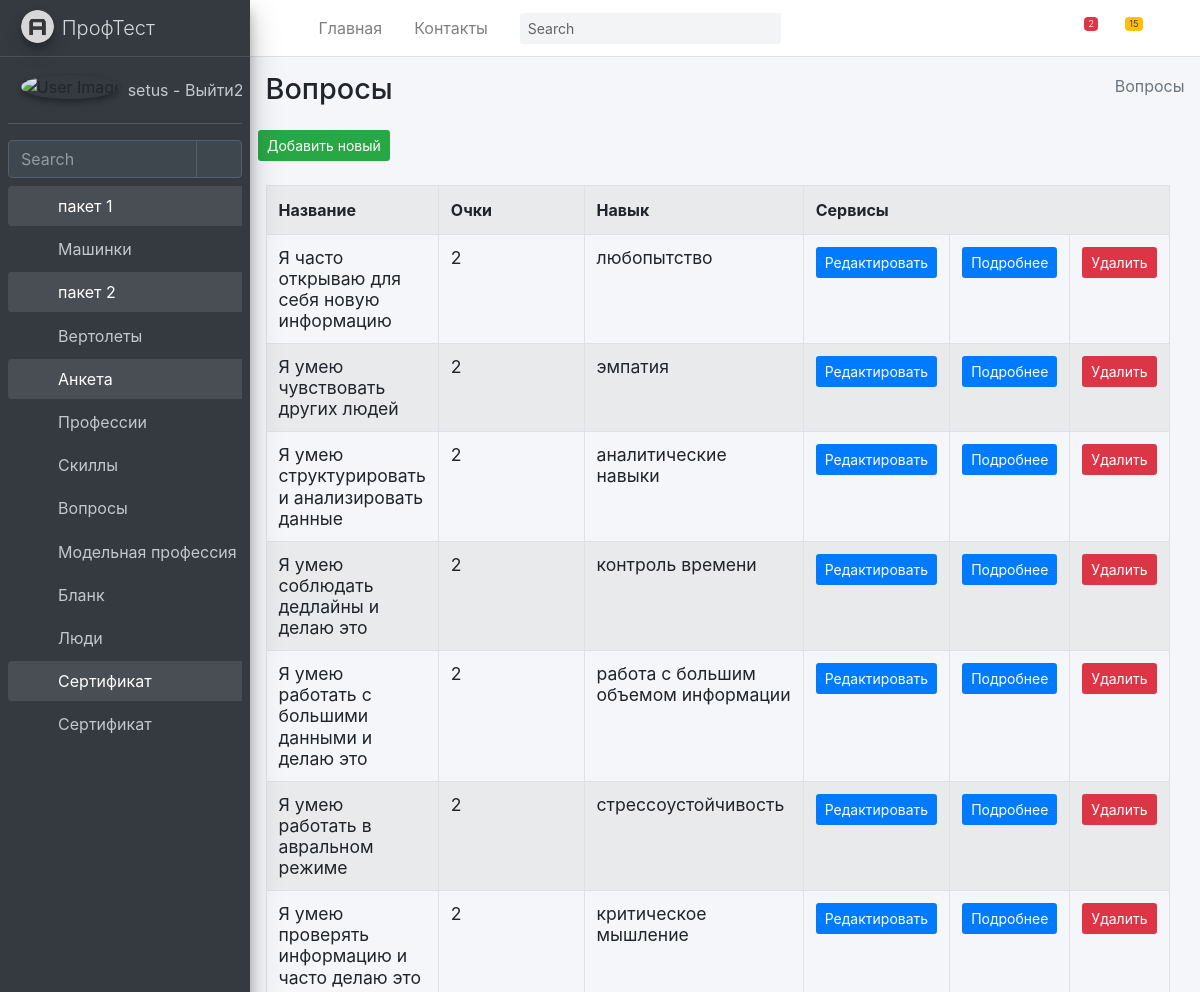
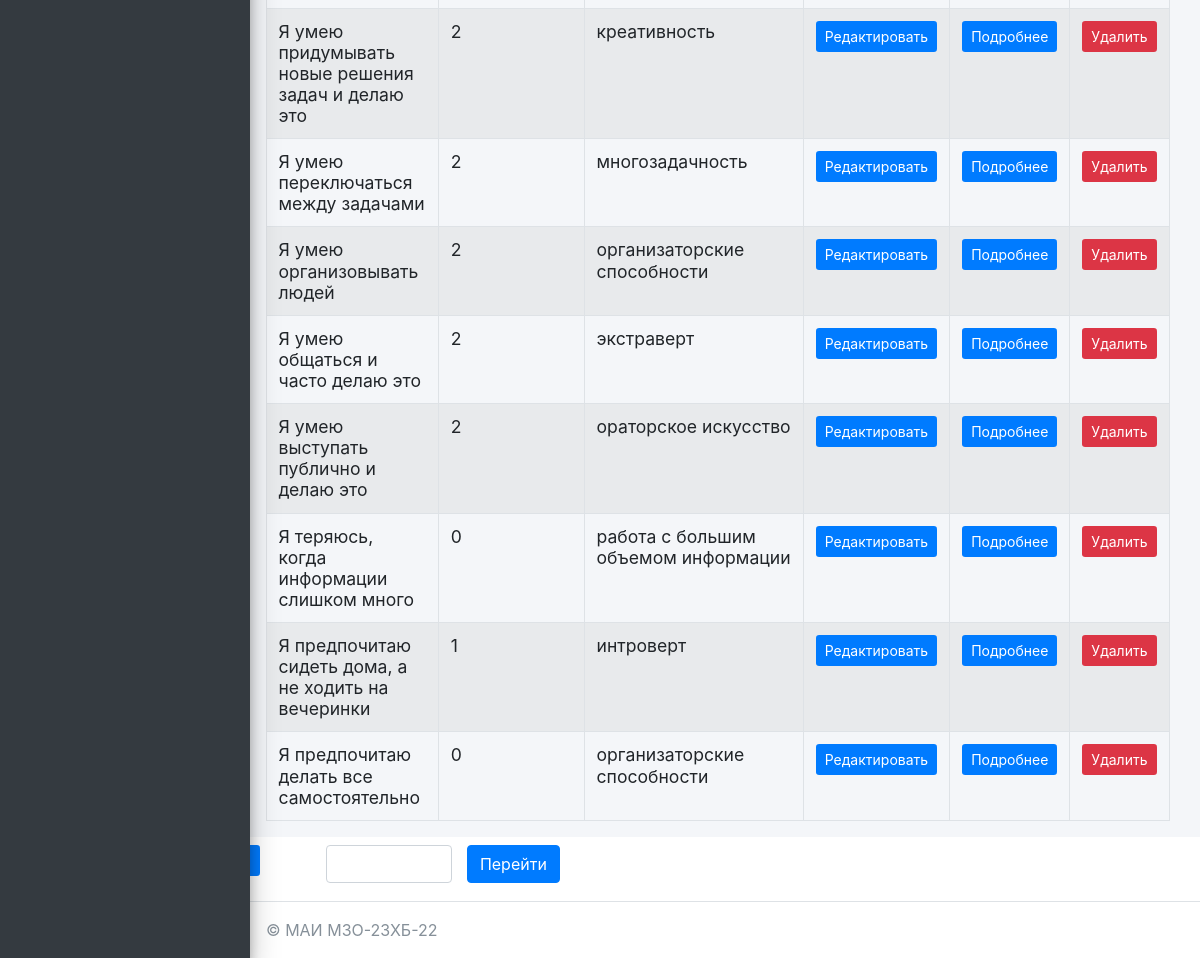
The page /anketa/questions/ (signed in) on the database its author committed (2 pictures, top to bottom).
### mysite/anketa/models.py (models this page shows, shortened)
class Questions(models.Model):
    title = models.TextField(max_length=50, verbose_name="Название")
    score = models.PositiveIntegerField(verbose_name="Очки")
    skills = models.ForeignKey(Skills, on_delete=models.PROTECT, verbose_name="Навык", related_name="SkillsQuestions")
    class Meta:
        ordering = ["-title"]
        verbose_name = "Вопрос"
        verbose_name_plural = "Вопросы"

class Skills(models.Model):
    title = models.TextField(max_length=50, verbose_name="Название")
    class Meta:
        ordering = ["-title"]
        verbose_name = "Навык"
        verbose_name_plural = "Навыки"
    def __str__(self):
        return self.title

### mysite/anketa/views.py (the view)
# urls.py: path('questions/', QuestionsView.as_view(), name='questions'),
@method_decorator(login_required(login_url='/login/'), name='dispatch')
class QuestionsView(ListView):
	model = Questions
	context_object_name = 'questions_list'
	success_url = reverse_lazy('anketa:QuestionsView')
	paginate_by = item_for_page
	def get_context_data(self, *, object_list=None, **kwargs):
		context = super(QuestionsView,self).get_context_data(**kwargs)
		context['sometry'] = self.model._meta.verbose_name_plural
		context['col1name'] = self.model._meta.get_field("title").verbose_name
		context['col2name'] = self.model._meta.get_field("score").verbose_name
		context['col3name'] = self.model._meta.get_field("skills").verbose_name
		context['collastname'] = 'Cервисы'
		return context

### mysite/anketa/templates/anketa/questions_list.html (shortened to what this page needs)
{% extends "anketa/base.html" %}
{% block content %}
{% load anketa_tags %}
<div class="content-wrapper">
    {% block sidebar %}
    {% include 'anketa/includes/_breadcrumb.html' %}
    {% endblock %}
    <section class="content">
        <button class="btn bg-success btn-sm">
            <a href="{% url 'anketa:QuestionsCreate' %}" class=''>
                Добавить новый
            </a>
        </button>
        <br><br>
        <div class="container-fluid row">
            <div class="col-md-12">
                <table class="table table-striped table-bordered ">
                    <tr>
                        <th class="w-10">{{ col1name }}</th>
                        <th class="w-25">{{ col2name }}</th>
                        <th class="w-25">{{ col3name }}</th>
                        <th colspan="3">Сервисы</th>
                    </tr>
                    {% for item in questions_list %}
                    <tr>
                        <td>
                            <h5 class="card-title">
                                {{ item.title }}
                            </h5>
                        </td>
                        <td>
                            <h5 class="card-title">
                                {{ item.score }}
                            </h5>
                        </td>
                        <td>
                            <h5 class="card-title">
                                {{ item.skills }}
                            </h5>
                        <td>
                            <button class="btn bg-primary  btn-sm">
                                <a href="{% url 'anketa:QuestionsUpdate' item.pk %}">Редактировать</a>
                            </button>
                        </td>
                        <td>
                            <button class="btn bg-primary  btn-sm">
                                <a href="{% url 'anketa:QuestionsDetail' item.pk %}">Подробнее</a>
                            </button>
                        </td>
                        <td>
                            <button class="btn bg-danger  btn-sm" >
                                <a href="{% url 'anketa:QuestionsDelete' item.pk %}">Удалить</a>
                            </button>
                        </td>
                    </tr>
                    {% endfor %}
                </table>
            </div>
        </div>
    </section>
</div>
{% endblock %}

### mysite/templates/includes/full_sidebar.html
<aside class="main-sidebar sidebar-dark-primary elevation-4">
    <a href="/" class="brand-link">
        <img src="{{ ASSETS_ROOT }}/img/AdminLTELogo.png" alt="AdminLTE Logo" class="brand-image img-circle elevation-3"
             style="opacity: .8">
        <span class="brand-text font-weight-light">ПрофТест</span>
    </a>
    <div class="sidebar">
        <div class="user-panel mt-3 pb-3 mb-3 d-flex">
            <div class="image">
                <img src="{{ ASSETS_ROOT }}/img/user2-160x160.jpg" class="img-circle elevation-2" alt="User Image">
            </div>
            <div class="info">
                <a href="{% url 'logout' %}" class="d-block">
                    {{ request.user.username }} - Выйти2
                </a>
            </div>
        </div>
        <div class="form-inline">
            <div class="input-group" data-widget="sidebar-search">
                <input class="form-control form-control-sidebar" type="search" placeholder="Search" aria-label="Search">
                <div class="input-group-append">
                    <button class="btn btn-sidebar">
                        <i class="fas fa-search fa-fw"></i>
                    </button>
                </div>
            </div>
        </div>
        <nav class="mt-2">
            <ul class="nav nav-pills nav-sidebar flex-column" data-widget="treeview" role="menu" data-accordion="false">
                {% for item1 in SIDEBAR %}
                    <li class="nav-item {% if 'children' in item1 %} has-treeview menu-is-opening menu-open {% endif %}">
                    <a href="{% if 'children' in item1 %}#{% else %}{{ item1.url }}{% endif %}" class="nav-link">
                        <i class="nav-icon fas fa-circle {{ item1.color }}"></i>
                        <p>
                            {{ item1.name }}
                            {% if 'children' in item1 %}<i class="right fas fa-angle-left"></i>{% endif %}
                        </p>
                    </a>
                    <ul class="nav nav-treeview">
                    {% if 'children' in item1 %}
                        {% for item2 in item1.children %}
                            <li class="nav-item">
                                <a href="{{ item2.url }}" class="nav-link">
                                    <i class="far fa-circle nav-icon"></i>
                                    <p>{{ item2.name }}</p>
                                </a>
                            </li>
                        {% endfor %}
                    {% endif %}
                    </ul>
                    </li>
                {% endfor %}
            </ul>
        </nav>
    </div>
</aside>

### rows shown on the page
Questions: title "Я часто открываю для себя новую информацию", score "2", skills "любопытство"
Questions: title "Я умею чувствовать других людей", score "2", skills "эмпатия"
Questions: title "Я умею структурировать и анализировать данные", score "2", skills "аналитические навыки"
Questions: title "Я умею соблюдать дедлайны и делаю это", score "2", skills "контроль времени"
Questions: title "Я умею работать с большими данными и делаю это", score "2", skills "работа с большим объемом информации"
Questions: title "Я умею работать в авральном режиме", score "2", skills "стрессоустойчивость"
Questions: title "Я умею проверять информацию и часто делаю это", score "2", skills "критическое мышление"
Questions: title "Я умею придумывать новые решения задач и делаю это", score "2", skills "креативность"
Questions: title "Я умею переключаться между задачами", score "2", skills "многозадачность"
Questions: title "Я умею организовывать людей", score "2", skills "организаторские способности"
Questions: title "Я умею общаться и часто делаю это", score "2", skills "экстраверт"
Questions: title "Я умею выступать публично и делаю это", score "2", skills "ораторское искусство"
Questions: title "Я теряюсь, когда информации слишком много", score "0", skills "работа с большим объемом информации"
Questions: title "Я предпочитаю сидеть дома, а не ходить на вечеринки", score "1", skills "интроверт"
Questions: title "Я предпочитаю делать все самостоятельно", score "0", skills "организаторские способности"

### other values the page prints
{{ request.user.username }} "setus"
{{ item1.name }} "пакет 1" "пакет 2" "Анкета" "Сертификат"
{{ item2.name }} "Машинки" "Вертолеты" "Профессии" "Скиллы" "Вопросы" "Модельная профессия" "Бланк" "Люди" "Сертификат"
{{ sometry }} "Вопросы"
{{ col1name }} "Название"
{{ col2name }} "Очки"
{{ col3name }} "Навык"
